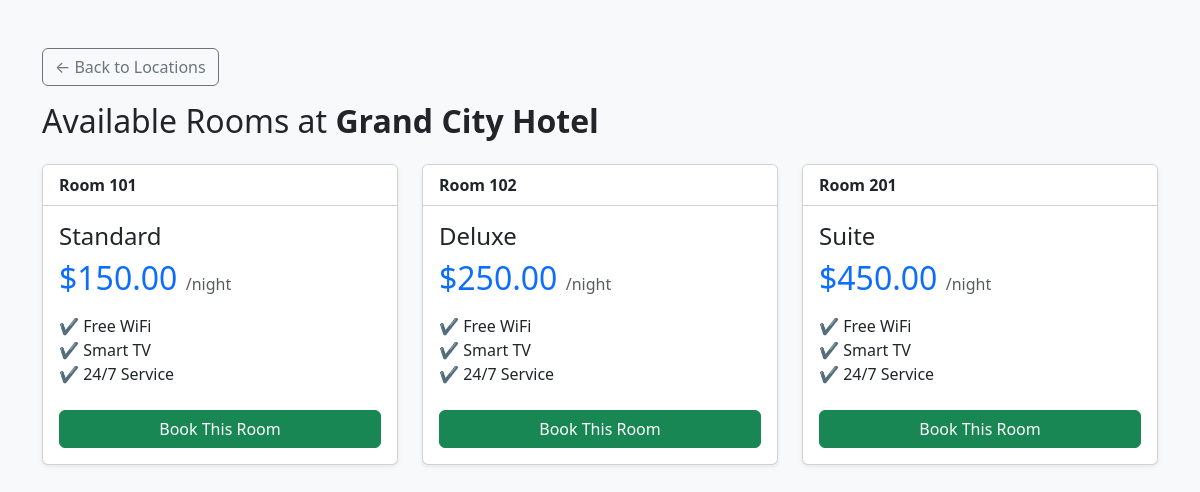
The page /rooms.php?hotel_id=1 on the database its author committed.
### tables this page shows
CREATE TABLE `hotels` (
  `id` int(11) NOT NULL,
  `name` varchar(100) NOT NULL,
  `location` varchar(100) NOT NULL,
  `image_url` varchar(255) DEFAULT NULL
);

CREATE TABLE `rooms` (
  `id` int(11) NOT NULL,
  `hotel_id` int(11) NOT NULL,
  `room_number` varchar(10) NOT NULL,
  `type` enum('Standard','Deluxe','Suite') NOT NULL,
  `price` decimal(10,2) NOT NULL,
  `status` enum('available','booked','maintenance','dirty') DEFAULT 'available',
  `image_url` varchar(255) DEFAULT NULL
);

### rooms.php (the view, shortened to what this page needs)
<?php
require 'db.php';
$hotel_id = intval($_GET['hotel_id']);
$hotel_stmt = $conn->prepare("SELECT name FROM hotels WHERE id = ?");
$hotel_stmt->bind_param("i", $hotel_id);
$hotel_stmt->execute();
$hotel_name = $hotel_stmt->get_result()->fetch_assoc()['name'];
?>
<!DOCTYPE html>
<html>
<head>
    <link href="https://cdn.jsdelivr.net/npm/bootstrap@5.3.0/dist/css/bootstrap.min.css" rel="stylesheet">
</head>
<body class="bg-light">
<div class="container mt-5">
    <a href="select_hotel.php" class="btn btn-outline-secondary mb-3">&larr; Back to Locations</a>
    <h2 class="mb-4">Available Rooms at <b><?= $hotel_name ?></b></h2>
    <div class="row">
        <?php
        $sql = "SELECT * FROM rooms WHERE hotel_id = ? AND status = 'available'";
        $stmt = $conn->prepare($sql);
        $stmt->bind_param("i", $hotel_id);
        $stmt->execute();
        $result = $stmt->get_result();
        if($result->num_rows > 0):
            while($room = $result->fetch_assoc()):
        ?>
            <div class="col-md-4 mb-4">
                <div class="card shadow-sm">
                    <div class="card-header bg-white fw-bold">Room <?= $room['room_number'] ?></div>
                    <div class="card-body">
                        <h4 class="card-title"><?= $room['type'] ?></h4>
                        <h2 class="text-primary">$<?= $room['price'] ?> <small class="fs-6 text-muted">/night</small></h2>
                        <ul class="list-unstyled mt-3">
                            <li>✔️ Free WiFi</li>
                            <li>✔️ Smart TV</li>
                            <li>✔️ 24/7 Service</li>
                        </ul>
                        <a href="booking.php?room_id=<?= $room['id'] ?>&price=<?= $room['price'] ?>" class="btn btn-success w-100 mt-2">Book This Room</a>
                    </div>
                </div>
            </div>
        <?php
            endwhile;
        else:
            echo "<div class='alert alert-warning'>Sorry, no rooms are currently available at this location.</div>";
        endif;
        ?>
    </div>
</div>
</body>
</html>

### rows shown on the page
hotels: name "Grand City Hotel"
rooms: room_number "101", type "Standard", price "150.00"
rooms: room_number "102", type "Deluxe", price "250.00"
rooms: room_number "201", type "Suite", price "450.00"
